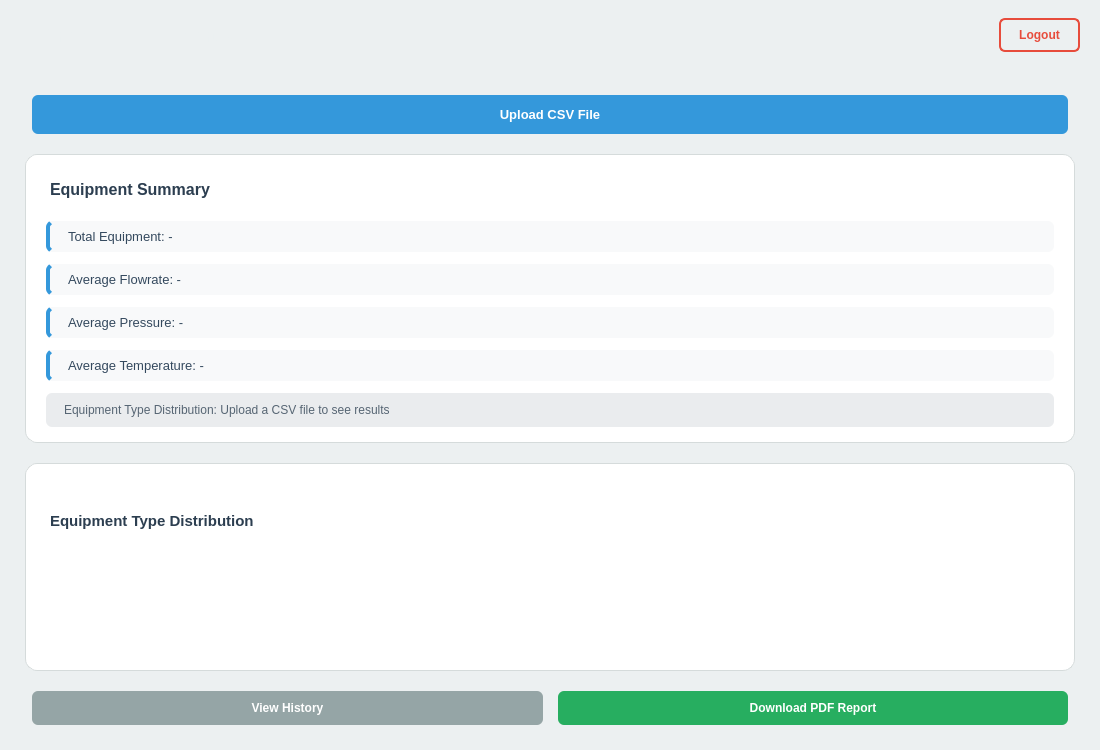
<?xml version="1.0" encoding="UTF-8"?>
<ui version="4.0">
 <class>MainWindow</class>

 <widget class="QMainWindow" name="MainWindow">
  <property name="geometry">
   <rect>
    <x>0</x>
    <y>0</y>
    <width>1100</width>
    <height>750</height>
   </rect>
  </property>

  <property name="windowTitle">
   <string>Chemical Equipment Visualizer</string>
  </property>

  <property name="styleSheet">
   <string notr="true">
    QMainWindow {
        background-color: #ecf0f1;
    }
    
    QWidget#centralwidget {
        background-color: #ecf0f1;
    }
    
    QFrame#header_frame {
        background: qlineargradient(x1:0, y1:0, x2:1, y2:0,
                                   stop:0 #2c3e50, stop:1 #34495e);
        border-radius: 0px;
        min-height: 70px;
        max-height: 70px;
    }
    
    QLabel#app_title {
        color: #ecf0f1;
        font-size: 18px;
        font-weight: bold;
        padding-left: 15px;
    }
    
    QPushButton {
        border: none;
        border-radius: 6px;
        padding: 10px 20px;
        font-size: 12px;
        font-weight: 600;
    }
    
    QPushButton#btn_logout {
        background-color: transparent;
        color: #e74c3c;
        border: 2px solid #e74c3c;
        padding: 8px 18px;
    }
    
    QPushButton#btn_logout:hover {
        background-color: #e74c3c;
        color: white;
    }
    
    QPushButton#btn_upload {
        background-color: #3498db;
        color: white;
        padding: 12px 30px;
        font-size: 13px;
    }
    
    QPushButton#btn_upload:hover {
        background-color: #2980b9;
    }
    
    QPushButton#btn_history {
        background-color: #95a5a6;
        color: white;
    }
    
    QPushButton#btn_history:hover {
        background-color: #7f8c8d;
    }
    
    QPushButton#btn_pdf {
        background-color: #27ae60;
        color: white;
    }
    
    QPushButton#btn_pdf:hover {
        background-color: #229954;
    }
    
    QFrame#stats_card, QFrame#chart_card {
        background-color: white;
        border-radius: 12px;
        border: 1px solid #d5dbdb;
    }
    
    QLabel#section_title {
        color: #2c3e50;
        font-size: 16px;
        font-weight: bold;
        padding: 10px 0px;
    }
    
    QLabel#lbl_total, QLabel#lbl_flowrate, 
    QLabel#lbl_pressure, QLabel#lbl_temperature {
        color: #34495e;
        font-size: 13px;
        padding: 8px 15px;
        background-color: #f8f9fa;
        border-radius: 6px;
        border-left: 4px solid #3498db;
    }
    
    QLabel#lbl_distribution {
        color: #566573;
        font-size: 12px;
        padding: 10px 15px;
        background-color: #eaecee;
        border-radius: 6px;
    }
    
    QFrame#chartFrame {
        background-color: white;
        border-radius: 8px;
    }
   </string>
  </property>

  <widget class="QWidget" name="centralwidget">
   <layout class="QVBoxLayout" name="main_layout">
    <property name="spacing">
     <number>0</number>
    </property>
    <property name="leftMargin">
     <number>0</number>
    </property>
    <property name="topMargin">
     <number>0</number>
    </property>
    <property name="rightMargin">
     <number>0</number>
    </property>
    <property name="bottomMargin">
     <number>0</number>
    </property>

    <item>
     <widget class="QFrame" name="header_frame">
      <layout class="QHBoxLayout" name="header_layout">
       <property name="spacing">
        <number>20</number>
       </property>
       <property name="leftMargin">
        <number>20</number>
       </property>
       <property name="rightMargin">
        <number>20</number>
       </property>

       <item>
        <widget class="QLabel" name="app_title">
         <property name="text">
          <string>Chemical Equipment Visualizer</string>
         </property>
        </widget>
       </item>

       <item>
        <spacer name="header_spacer">
         <property name="orientation">
          <enum>Qt::Horizontal</enum>
         </property>
         <property name="sizeHint">
          <size>
           <width>40</width>
           <height>20</height>
          </size>
         </property>
        </spacer>
       </item>

       <item>
        <widget class="QPushButton" name="btn_logout">
         <property name="text">
          <string>Logout</string>
         </property>
         <property name="cursor">
          <cursorShape>PointingHandCursor</cursorShape>
         </property>
        </widget>
       </item>

      </layout>
     </widget>
    </item>

    <item>
     <widget class="QWidget" name="content_widget">
      <layout class="QVBoxLayout" name="content_layout">
       <property name="spacing">
        <number>20</number>
       </property>
       <property name="leftMargin">
        <number>25</number>
       </property>
       <property name="topMargin">
        <number>25</number>
       </property>
       <property name="rightMargin">
        <number>25</number>
       </property>
       <property name="bottomMargin">
        <number>25</number>
       </property>

       <item>
        <layout class="QHBoxLayout" name="upload_layout">
         <item>
          <spacer name="upload_left_spacer">
           <property name="orientation">
            <enum>Qt::Horizontal</enum>
           </property>
          </spacer>
         </item>

         <item>
          <widget class="QPushButton" name="btn_upload">
           <property name="minimumWidth">
            <number>200</number>
           </property>
           <property name="text">
            <string>Upload CSV File</string>
           </property>
           <property name="cursor">
            <cursorShape>PointingHandCursor</cursorShape>
           </property>
          </widget>
         </item>

         <item>
          <spacer name="upload_right_spacer">
           <property name="orientation">
            <enum>Qt::Horizontal</enum>
           </property>
          </spacer>
         </item>
        </layout>
       </item>

       <item>
        <widget class="QFrame" name="stats_card">
         <layout class="QVBoxLayout" name="stats_layout">
          <property name="spacing">
           <number>12</number>
          </property>
          <property name="leftMargin">
           <number>20</number>
          </property>
          <property name="topMargin">
           <number>15</number>
          </property>
          <property name="rightMargin">
           <number>20</number>
          </property>
          <property name="bottomMargin">
           <number>15</number>
          </property>

          <item>
           <widget class="QLabel" name="section_title">
            <property name="text">
             <string>Equipment Summary</string>
            </property>
           </widget>
          </item>

          <item>
           <widget class="QLabel" name="lbl_total">
            <property name="text">
             <string>Total Equipment: -</string>
            </property>
           </widget>
          </item>

          <item>
           <widget class="QLabel" name="lbl_flowrate">
            <property name="text">
             <string>Average Flowrate: -</string>
            </property>
           </widget>
          </item>

          <item>
           <widget class="QLabel" name="lbl_pressure">
            <property name="text">
             <string>Average Pressure: -</string>
            </property>
           </widget>
          </item>

          <item>
           <widget class="QLabel" name="lbl_temperature">
            <property name="text">
             <string>Average Temperature: -</string>
            </property>
           </widget>
          </item>

          <item>
           <widget class="QLabel" name="lbl_distribution">
            <property name="wordWrap">
             <bool>true</bool>
            </property>
            <property name="text">
             <string>Equipment Type Distribution: Upload a CSV file to see results</string>
            </property>
           </widget>
          </item>

         </layout>
        </widget>
       </item>

       <item>
        <widget class="QFrame" name="chart_card">
         <layout class="QVBoxLayout" name="chart_layout">
          <property name="spacing">
           <number>10</number>
          </property>
          <property name="leftMargin">
           <number>15</number>
          </property>
          <property name="topMargin">
           <number>15</number>
          </property>
          <property name="rightMargin">
           <number>15</number>
          </property>
          <property name="bottomMargin">
           <number>15</number>
          </property>

          <item>
           <widget class="QLabel" name="chart_title">
            <property name="text">
             <string>Equipment Type Distribution</string>
            </property>
            <property name="styleSheet">
             <string notr="true">
              QLabel#chart_title {
                  color: #2c3e50;
                  font-size: 15px;
                  font-weight: bold;
                  padding: 5px;
              }
             </string>
            </property>
           </widget>
          </item>

          <item>
           <widget class="QFrame" name="chartFrame">
            <property name="minimumHeight">
             <number>280</number>
            </property>
            <property name="frameShape">
             <enum>QFrame::NoFrame</enum>
            </property>
           </widget>
          </item>

         </layout>
        </widget>
       </item>

       <item>
        <layout class="QHBoxLayout" name="action_buttons_layout">
         <property name="spacing">
          <number>15</number>
         </property>

         <item>
          <spacer name="actions_left_spacer">
           <property name="orientation">
            <enum>Qt::Horizontal</enum>
           </property>
          </spacer>
         </item>

         <item>
          <widget class="QPushButton" name="btn_history">
           <property name="minimumWidth">
            <number>150</number>
           </property>
           <property name="text">
            <string>View History</string>
           </property>
           <property name="cursor">
            <cursorShape>PointingHandCursor</cursorShape>
           </property>
          </widget>
         </item>

         <item>
          <widget class="QPushButton" name="btn_pdf">
           <property name="minimumWidth">
            <number>200</number>
           </property>
           <property name="text">
            <string>Download PDF Report</string>
           </property>
           <property name="cursor">
            <cursorShape>PointingHandCursor</cursorShape>
           </property>
          </widget>
         </item>

         <item>
          <spacer name="actions_right_spacer">
           <property name="orientation">
            <enum>Qt::Horizontal</enum>
           </property>
          </spacer>
         </item>

        </layout>
       </item>

      </layout>
     </widget>
    </item>

   </layout>
  </widget>

 </widget>

 <resources/>
 <connections/>
</ui>
